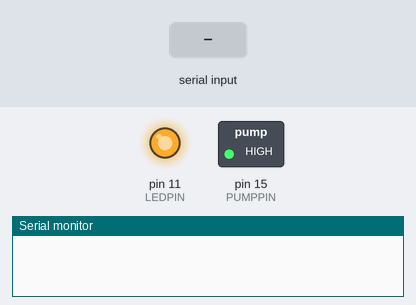
The sketch below on a simulated Arduino Mega 2560, built with avr-gcc and run on an emulated ATmega2560. Shown: switched loads named in the sketch (green lamp = pin HIGH), output pins drawn as LEDs (lit = HIGH), the last lines printed to the serial monitor. The inputs (shaded band) are chosen by the test bench.

Above: at 1.2 s.
1.3 s: "Start?" received over the second serial link
At 3.3 s:
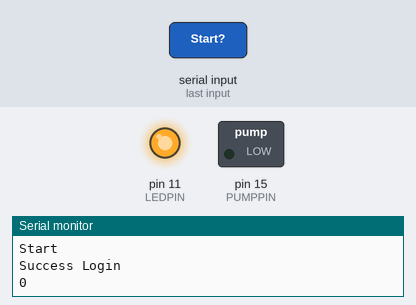
3.8 s: "90,45?" received over the second serial link
Timing chart, 0 to 6.8 s (numbered marks = the images above; inputs shaded):
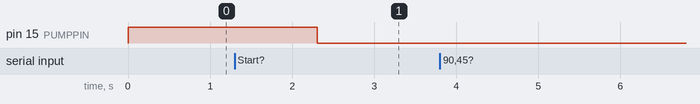

Measured:
- after the input at 1.3 s, pin 15 (PUMPPIN): HIGH → LOW after 1.0 s

The sketch:

Pump.ino
```cpp
#define LEDPIN 11
#define PUMPPIN 15
#define rxPin 7 // Teensy pin 7 <--> HC-05 Tx
#define txPin 8 // Teensy pin 8 <--> HC-05 Rx

int voltage=0;
int Mark=0;

void setup() {
  Serial.begin(9600);
  Serial1.begin(9600);
  pinMode(LEDPIN, OUTPUT);
  digitalWrite(LEDPIN, HIGH);
  pinMode(PUMPPIN, OUTPUT);
  analogWrite(PUMPPIN,255);

}

void loop() {
  if(Serial1.available() > 0){
    String passwd=Serial1.readStringUntil('?');
    Serial.println(passwd);
    if(passwd=="Start"){
      voltage = Serial1.parseInt();
      Serial.println("Success Login");
      Serial1.println("Success Login");
      Mark=1;

      }
      else{
        Mark=0;
        Serial1.println(0);
        Serial.println("Passwd is wrong");
        Serial1.println("Passwd is wrong");
      }
    }
   if (Mark==1){

    if(voltage>130){
      analogWrite(PUMPPIN,255);
//      delay(100);
//      Serial.println(voltage);
//      if(voltage>219){
//        voltage=255;
//        analogWrite(PUMPPIN,voltage);
//        }
    Serial.println(voltage);
    Serial1.println(voltage);
    Serial1.println("The water pump has been started");
    analogWrite(PUMPPIN,255);
    Mark=0;
    }
    else{
      voltage=0;
      analogWrite(PUMPPIN,voltage);
      Serial.println(voltage);
      Serial1.println(voltage);
      Serial1.println("The water pump has been Stoped");
      Mark=0;
      }}


}
```
